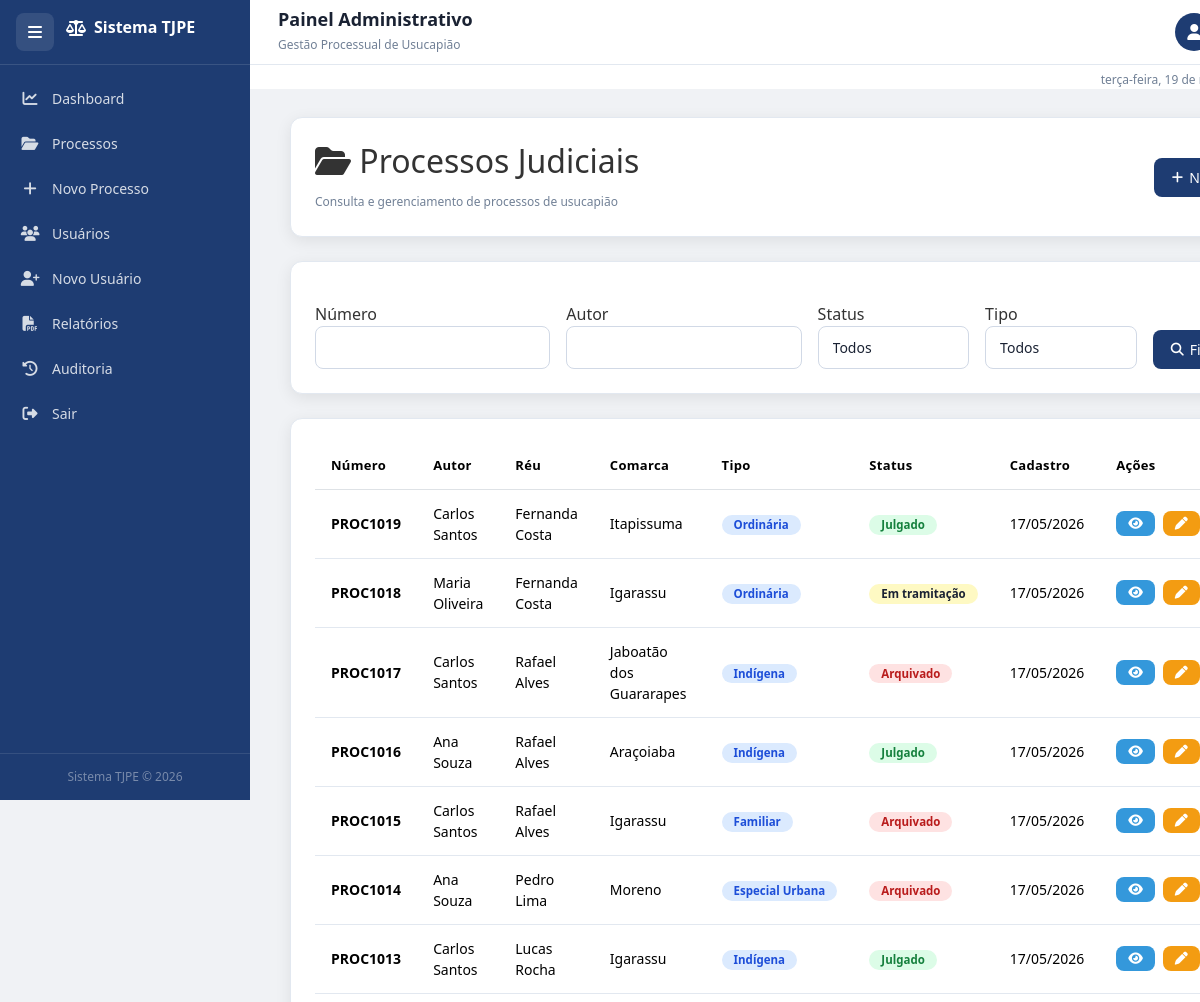
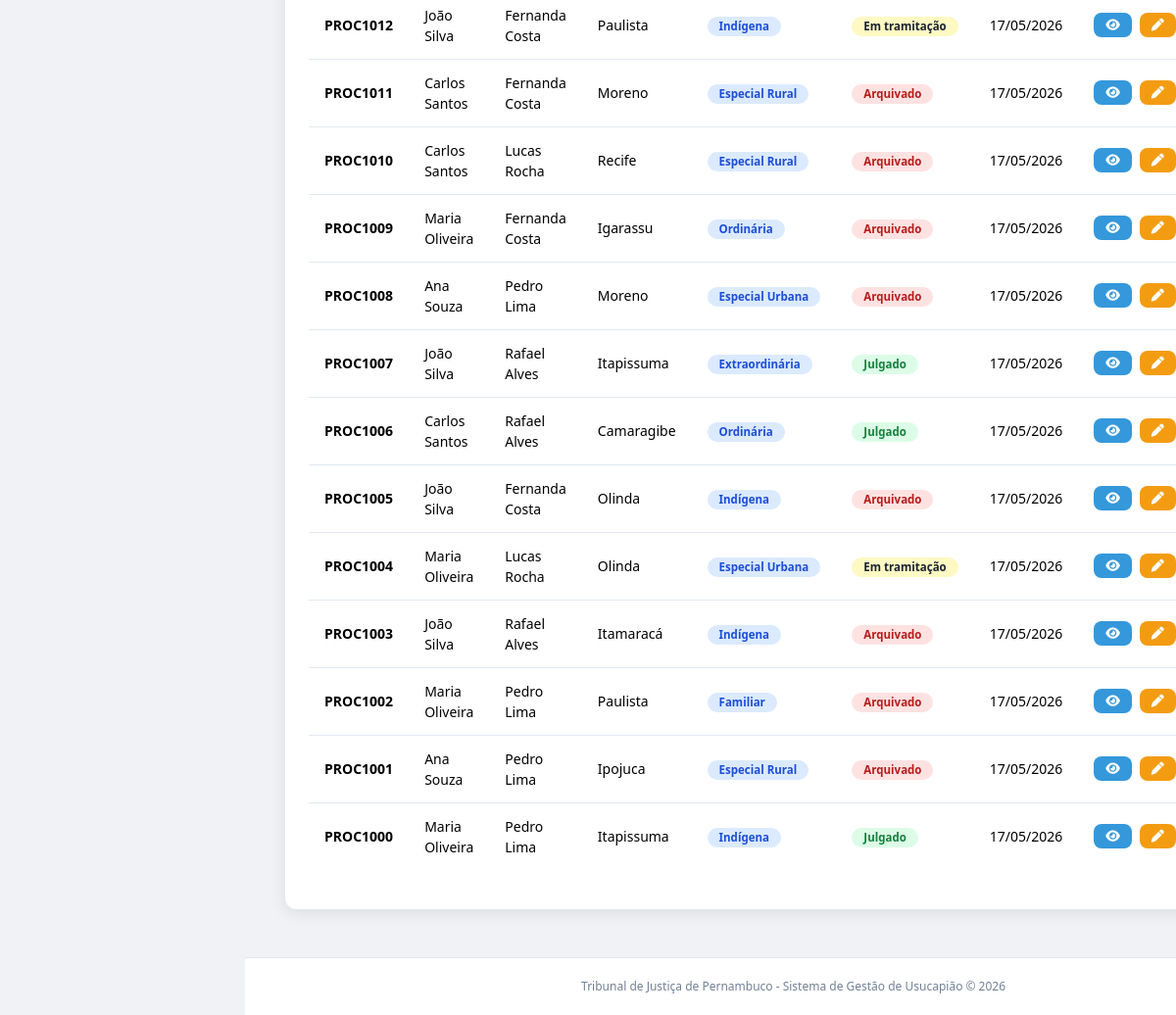
The app's page /processos (signed in) with its own data (2 pictures, top to bottom).
### tables this page shows
CREATE TABLE processos (
        id INTEGER PRIMARY KEY AUTOINCREMENT,
        numero TEXT UNIQUE NOT NULL,
        autor TEXT NOT NULL,
        reu TEXT NOT NULL,
        comarca TEXT NOT NULL,
        status TEXT NOT NULL,
        tipo_usucapiao TEXT NOT NULL,
        observacoes TEXT,
        data_cadastro TEXT
    );

### projeto_tj.py (the view, shortened to what this page needs)
@app.route("/processos")
@login_required
def processos():
    filtro = request.args.get("filtro", "")
    comarca = request.args.get("comarca", "")
    status = request.args.get("status", "")
    conn = get_db_connection()
    query = """
    SELECT *
    FROM processos
    WHERE 1=1
    """
    params = []
    if comarca:
        query += " AND comarca = ? "
        params.append(comarca)
    if status:
        query += " AND status = ? "
        params.append(status)
    query += " ORDER BY id DESC "
    processos = conn.execute(
        query,
        params
    ).fetchall()
    comarcas = conn.execute(
        "SELECT * FROM comarcas"
    ).fetchall()
    status_lista = conn.execute(
        "SELECT * FROM status_processo"
    ).fetchall()
    conn.close()
    return render_template(
        "processos_lista.html",
        processos=processos,
        comarcas=comarcas,
        status_lista=status_lista
    )

### projeto_tj.py (called while the page is built, shortened)
def get_db_connection():
    conn = sqlite3.connect(DATABASE)
    conn.row_factory = sqlite3.Row
    return conn

def login_required(f):
    @wraps(f)
    def decorated_function(*args, **kwargs):
        return f(*args, **kwargs)
    return decorated_function

### templates/processos_lista.html (shortened to what this page needs)
{% extends 'base.html' %}
{% block content %}
<div class="container-fluid fade-in">
    <div class="card-box mb-4">
        <div class="d-flex justify-content-between align-items-center flex-wrap">
            <div>
                <h2>
                    <i class="fa fa-folder-open"></i>
                    Processos Judiciais
                </h2>
                <small class="text-muted">
                    Consulta e gerenciamento de processos de usucapião
                </small>
            </div>
            <a href="{{ url_for('novo_processo') }}" class="btn btn-primary">
                <i class="fa fa-plus"></i>
                Novo Processo
            </a>
        </div>
    </div>
    <div class="card-box mb-4">
        <form method="GET">
            <div class="row g-3">
                <div class="col-lg-3">
                    <label>Número</label>
                    <input type="text"
                           name="numero"
                           class="form-control"
                           value="{{ request.args.get('numero','') }}">
                </div>
                <div class="col-lg-3">
                    <label>Autor</label>
                    <input type="text"
                           name="autor"
                           class="form-control"
                           value="{{ request.args.get('autor','') }}">
                </div>
                <div class="col-lg-2">
                    <label>Status</label>
                    <select name="status" class="form-select">
                        <option value="">Todos</option>
                    </select>
                </div>
                <div class="col-lg-2">
                    <label>Tipo</label>
                    <select name="tipo_usucapiao" class="form-select">
                        <option value="">Todos</option>
                    </select>
                </div>
                <div class="col-lg-2 d-flex align-items-end">
                    <button class="btn btn-primary w-100">
                        <i class="fa fa-search"></i>
                        Filtrar
                    </button>
                </div>
            </div>
        </form>
    </div>
    <div class="card-box">
        <div class="table-responsive">
            <table class="table table-hover align-middle">
                <thead>
                    <tr>
                        <th>Número</th>
                        <th>Autor</th>
                        <th>Réu</th>
                        <th>Comarca</th>
                        <th>Tipo</th>
                        <th>Status</th>
                        <th>Cadastro</th>
                        <th>Ações</th>
                    </tr>
                </thead>
                <tbody>
                {% if processos %}
                    {% for p in processos %}
                    <tr>
                        <td><strong>{{ p['numero'] }}</strong></td>
                        <td>{{ p['autor'] }}</td>
                        <td>{{ p['reu'] }}</td>
                        <td>{{ p['comarca'] }}</td>
                        <td>
                            <span class="badge bg-info">
                                {{ p['tipo_usucapiao'] }}
                            </span>
                        </td>
                        <td>
                            {% if p['status'] == 'Em tramitação' %}
                                <span class="badge bg-warning text-dark">Em tramitação</span>
                            {% elif p['status'] == 'Julgado' %}
                                <span class="badge bg-success">Julgado</span>
                            {% else %}
                                <span class="badge bg-danger">Arquivado</span>
                            {% endif %}
                        </td>
                        <td>{{ p['data_cadastro'] }}</td>
                        <td>
                            <div class="d-flex gap-2">
                                <a href="{{ url_for('detalhe_processo', id=p['id']) }}"
                                   class="btn btn-sm btn-info">
                                    <i class="fa fa-eye"></i>
                                </a>
                                <a href="{{ url_for('editar_processo', id=p['id']) }}"
                                   class="btn btn-sm btn-warning">
                                    <i class="fa fa-pen"></i>
                                </a>
                            </div>
                        </td>
                    </tr>
                    {% endfor %}
                {% else %}
                    <tr>
                        <td colspan="8" class="text-center py-5">
                            Nenhum processo encontrado
                        </td>
                    </tr>
                {% endif %}
                </tbody>
            </table>
        </div>
    </div>
</div>
{% endblock %}

### templates/base.html (shortened to what this page needs)
<!DOCTYPE html>
<html lang="pt-br">
<head>
    <link
        href="https://cdn.jsdelivr.net/npm/bootstrap@5.3.3/dist/css/bootstrap.min.css"
        rel="stylesheet"
    >
    <link
        href="https://cdnjs.cloudflare.com/ajax/libs/font-awesome/6.5.1/css/all.min.css"
        rel="stylesheet"
    >
    <link
        rel="stylesheet"
        href="https://cdn.datatables.net/1.13.8/css/dataTables.bootstrap5.min.css"
    >
    <link
        rel="stylesheet"
        href="{{ url_for('static', filename='css/style.css') }}"
    >
</head>
<body>
<div class="layout">
    <aside
        class="sidebar"
        id="sidebar"
    >
        <div class="sidebar-header">
            <button
                class="menu-btn"
                id="menu-btn"
                data-tooltip="Expandir menu"
            >
                <i class="fa fa-bars"></i>
            </button>
            <h2 class="logo">
                <i class="fa fa-scale-balanced"></i>
                <span>
                    Sistema TJPE
                </span>
            </h2>
        </div>
        <ul class="menu-links">
            <li>
                <a href="{{ url_for('dashboard') }}">
                    <i class="fa fa-chart-line"></i>
                    <span>
                        Dashboard
                    </span>
                </a>
            </li>
            <li>
                <a href="{{ url_for('processos') }}">
                    <i class="fa fa-folder-open"></i>
                    <span>
                        Processos
                    </span>
                </a>
            </li>
            <li>
                <a href="{{ url_for('novo_processo') }}">
                    <i class="fa fa-plus"></i>
                    <span>
                        Novo Processo
                    </span>
                </a>
            </li>
            <li>
                <a href="{{ url_for('usuarios') }}">
                    <i class="fa fa-users"></i>
                    <span>
                        Usuários
                    </span>
                </a>
            </li>
            <li>
                <a href="{{ url_for('novo_usuario') }}">
                    <i class="fa fa-user-plus"></i>
                    <span>
                        Novo Usuário
                    </span>
                </a>
            </li>
            <li>
                <a href="{{ url_for('relatorios') }}">
                    <i class="fa fa-file-pdf"></i>
                    <span>
                        Relatórios
                    </span>
                </a>
            </li>
            <li>
                <a href="{{ url_for('auditoria') }}">
                    <i class="fa fa-clock-rotate-left"></i>
                    <span>
                        Auditoria
                    </span>
                </a>
            </li>
            <li>
                <a href="{{ url_for('logout') }}">
                    <i class="fa fa-right-from-bracket"></i>
                    <span>
                        Sair
                    </span>
                </a>
            </li>
        </ul>
        <div class="sidebar-footer">
            <small>
                Sistema TJPE © 2026
            </small>
        </div>
    </aside>
    <main
        class="main-content"
        id="main-content"
    >
        <div class="topbar">
            <div>
                <h3 class="page-title">
                    {% block page_title %}
                        Painel Administrativo
                    {% endblock %}
                </h3>
                <small class="text-muted">
                    Gestão Processual de Usucapião
                </small>
            </div>
            <div class="topbar-user">
                <div class="user-avatar">
                    <i class="fa fa-user"></i>
                </div>
            </div>
        </div>
        <div id="relogio"></div>
        <div class="content-area">
            {% block content %}
            {% endblock %}
        </div>
        <div class="footer">
            Tribunal de Justiça de Pernambuco -
            Sistema de Gestão de Usucapião © 2026
        </div>
    </main>
</div>
</body>
</html>

### records on screen
processos: numero "PROC1019", autor "Carlos Santos", reu "Fernanda Costa", comarca "Itapissuma", tipo_usucapiao "Ordinária", status "Julgado", data_cadastro "17/05/2026"
processos: numero "PROC1018", autor "Maria Oliveira", reu "Fernanda Costa", comarca "Igarassu", tipo_usucapiao "Ordinária", status "Em tramitação", data_cadastro "17/05/2026"
processos: numero "PROC1017", autor "Carlos Santos", reu "Rafael Alves", comarca "Jaboatão dos Guararapes", tipo_usucapiao "Indígena", status "Arquivado", data_cadastro "17/05/2026"
processos: numero "PROC1016", autor "Ana Souza", reu "Rafael Alves", comarca "Araçoiaba", tipo_usucapiao "Indígena", status "Julgado", data_cadastro "17/05/2026"
processos: numero "PROC1015", autor "Carlos Santos", reu "Rafael Alves", comarca "Igarassu", tipo_usucapiao "Familiar", status "Arquivado", data_cadastro "17/05/2026"
processos: numero "PROC1014", autor "Ana Souza", reu "Pedro Lima", comarca "Moreno", tipo_usucapiao "Especial Urbana", status "Arquivado", data_cadastro "17/05/2026"
processos: numero "PROC1013", autor "Carlos Santos", reu "Lucas Rocha", comarca "Igarassu", tipo_usucapiao "Indígena", status "Julgado", data_cadastro "17/05/2026"
processos: numero "PROC1012", autor "João Silva", reu "Fernanda Costa", comarca "Paulista", tipo_usucapiao "Indígena", status "Em tramitação", data_cadastro "17/05/2026"
processos: numero "PROC1011", autor "Carlos Santos", reu "Fernanda Costa", comarca "Moreno", tipo_usucapiao "Especial Rural", status "Arquivado", data_cadastro "17/05/2026"
processos: numero "PROC1010", autor "Carlos Santos", reu "Lucas Rocha", comarca "Recife", tipo_usucapiao "Especial Rural", status "Arquivado", data_cadastro "17/05/2026"
processos: numero "PROC1009", autor "Maria Oliveira", reu "Fernanda Costa", comarca "Igarassu", tipo_usucapiao "Ordinária", status "Arquivado", data_cadastro "17/05/2026"
processos: numero "PROC1008", autor "Ana Souza", reu "Pedro Lima", comarca "Moreno", tipo_usucapiao "Especial Urbana", status "Arquivado", data_cadastro "17/05/2026"
processos: numero "PROC1007", autor "João Silva", reu "Rafael Alves", comarca "Itapissuma", tipo_usucapiao "Extraordinária", status "Julgado", data_cadastro "17/05/2026"
processos: numero "PROC1006", autor "Carlos Santos", reu "Rafael Alves", comarca "Camaragibe", tipo_usucapiao "Ordinária", status "Julgado", data_cadastro "17/05/2026"
processos: numero "PROC1005", autor "João Silva", reu "Fernanda Costa", comarca "Olinda", tipo_usucapiao "Indígena", status "Arquivado", data_cadastro "17/05/2026"
processos: numero "PROC1004", autor "Maria Oliveira", reu "Lucas Rocha", comarca "Olinda", tipo_usucapiao "Especial Urbana", status "Em tramitação", data_cadastro "17/05/2026"
processos: numero "PROC1003", autor "João Silva", reu "Rafael Alves", comarca "Itamaracá", tipo_usucapiao "Indígena", status "Arquivado", data_cadastro "17/05/2026"
processos: numero "PROC1002", autor "Maria Oliveira", reu "Pedro Lima", comarca "Paulista", tipo_usucapiao "Familiar", status "Arquivado", data_cadastro "17/05/2026"
processos: numero "PROC1001", autor "Ana Souza", reu "Pedro Lima", comarca "Ipojuca", tipo_usucapiao "Especial Rural", status "Arquivado", data_cadastro "17/05/2026"
processos: numero "PROC1000", autor "Maria Oliveira", reu "Pedro Lima", comarca "Itapissuma", tipo_usucapiao "Indígena", status "Julgado", data_cadastro "17/05/2026"
